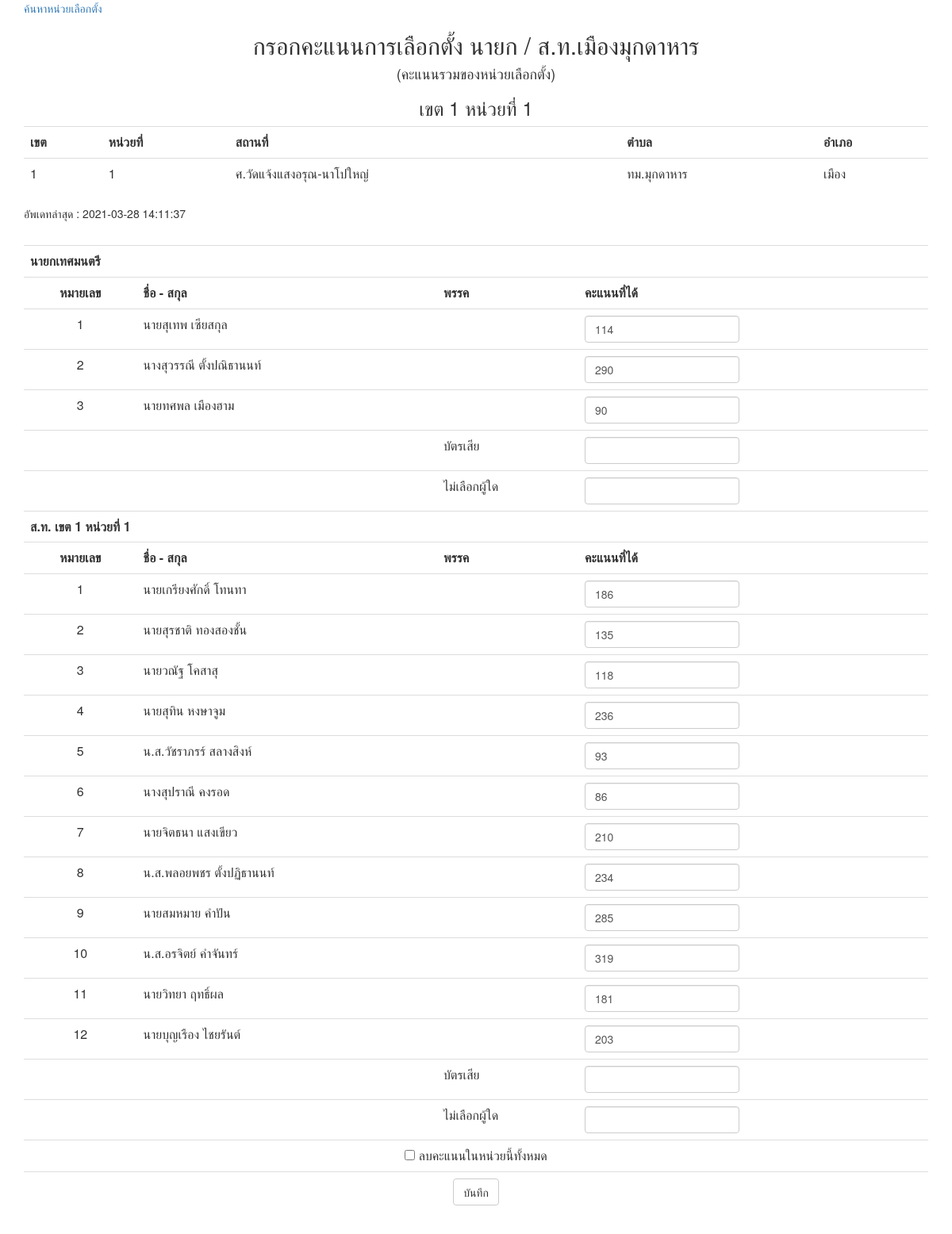
The app's page /survey-results.php?id_station=1 (signed in) with its own data.
### tables this page shows
CREATE TABLE `polling_station_muk` (
  `id` int(11) NOT NULL,
  `tambon` varchar(20) NOT NULL,
  `amper` varchar(20) NOT NULL,
  `zone` int(11) NOT NULL,
  `no_station` varchar(4) NOT NULL,
  `station` varchar(100) NOT NULL,
  `voters` int(4) NOT NULL,
  `voters_leader` int(4) NOT NULL,
  `score` text,
  `card_vote` varchar(255) DEFAULT NULL,
  `timestamp` timestamp NOT NULL DEFAULT CURRENT_TIMESTAMP ON UPDATE CURRENT_TIMESTAMP
);

CREATE TABLE `candidate_muk` (
  `id` int(11) NOT NULL,
  `name` varchar(60) NOT NULL,
  `zone` int(11) NOT NULL,
  `no_candidate` int(11) NOT NULL,
  `political_party` varchar(30) NOT NULL
);

### config.php (called while the page is built, shortened)
<?php
if ($_SESSION["table"]) {
  $table = $_SESSION["table"];
} else if ($_SESSION["display"]) {
  $table = $_SESSION["display"];
} else {
  exit();
}
switch ($table) {
  case "_muk" :
    $place = "เมืองมุกดาหาร";
    $title = "คะแนนการเลือกตั้ง นายก / ส.ท." . $place;
    $titleLeader = " นายกเทศมนตรี";
    $titleAssistant = " ส.ท.";
    break;
  }
?>

### survey-results.php (the view, shortened to what this page needs)
<?php
include 'config.php';
include 'dbconnect.php';
$title = "กรอก".$title;
$subtitle = "คะแนนรวมของหน่วยเลือกตั้ง";
?>
<html>
 <head>
  <link href="https://maxcdn.bootstrapcdn.com/bootstrap/3.3.6/css/bootstrap.min.css" rel="stylesheet" />
  <link rel="stylesheet" href="https://cdnjs.cloudflare.com/ajax/libs/font-awesome/4.7.0/css/font-awesome.min.css">
 </head>
 <body>
  <div class="container">
    <a href="index-x.php">ค้นหาหน่วยเลือกตั้ง</a>
   <br />
   <h2 align="center"><?php echo $title; ?></h2>
   <h4 align="center"><?php echo "(" . $subtitle . ")"; ?></h4>
<?php
   $output = '';
   if(isset($_GET["id_station"])) {
    $search = mysqli_real_escape_string($conn, $_GET["id_station"]);
    $sql = "
     SELECT * FROM `polling_station" . $table . "` WHERE id = '$search'
     ";
   } else {
     exit();
   }
   $result = mysqli_query($conn, $sql);
   if(mysqli_num_rows($result) > 0)
   {
    $output .= '
    <div class="table-responsive">
      <table class="table">
       <tr>
       <th>เขต</th>
       <th>หน่วยที่</th>
       <th>สถานที่</th>
       <th>ตำบล</th>
       <th>อำเภอ</th>
       </tr>
    ';
    while($row = mysqli_fetch_array($result)) {
      $score_array = json_decode($row["score"],TRUE);
      $zone = $row["zone"];
      $no_station = $row["no_station"];
      echo '<h3 class="text-center">เขต ' . $zone . ' หน่วยที่ ' . $no_station . '</h3>';
     $output .= '
      <tr>
       <td class="center">'.$row["zone"].'</td>
       <td>'.$row["no_station"].'</td>
       <td>'.$row["station"].'</td>
       <td>'.$row["tambon"].'</td>
       <td>'.$row["amper"].'</td>
      </tr>
     ';
     $timestamp = $row["timestamp"];
     $jsonCardVote = $row["card_vote"];
    }
      $cardVote = json_decode($jsonCardVote, true);
      $output .= '</table>';
      $output .= '<p class="text-left">อัพเดทล่าสุด : '.$timestamp.'</p><br>';
    $sql = "SELECT * FROM `candidate" . $table . "` WHERE `zone` = 0 OR `zone` = $zone ORDER BY `zone`, `no_candidate` ASC";
    $result = mysqli_query($conn, $sql);
    if(mysqli_num_rows($result) > 0) {
      $output .= '
      <form class="form-inline" action="update_score.php" method="POST">
      <input type="hidden" id="polling_station_id" name="polling_station_id" value="'.$_GET["id_station"].'">
      <table class="table table-hover">
      ';
      while($row = mysqli_fetch_array($result)) {
        if ($score_array[$row['id']] > 0) {
          $placeholder_score = $score_array[$row['id']];
          $value_score = $score_array[$row['id']];
        } else {
          $placeholder_score = "0";
          $value_score = "0";
        }
        if ($titleHead != $row["zone"]){
          if (isset($titleHead)) {
            $output .= '
            <tr>
            <td colspan="2">&nbsp;</td>
            <td>บัตรเสีย</td>
            <td><input type="text" class="form-control" id="cardVote[0]" name="cardVote[0]" placeholder="' . $cardVote[0] . '" value="' . $cardVote[0] . '" autocomplete="off"></td>
            </tr>
            <tr>
            <td colspan="2">&nbsp;</td>
            <td>ไม่เลือกผู้ใด</td>
            <td><input type="text" class="form-control" id="cardVote[1]" name="cardVote[1]" placeholder="' . $cardVote[1] . '" value="' . $cardVote[1] . '" autocomplete="off"></td>
            </tr>
            ';
          }
          $titleHead = $row["zone"];
          $output .= '
          <tr>
            <td colspan="4"><strong>';
            if ($row["zone"] == 0) {
              $output .= $titleLeader;
            } else {
              $output .= $titleAssistant . ' เขต ' . $zone . ' หน่วยที่ ' . $no_station;
            }
          $output .= '</strong></td>
          </tr>
          <tr>
           <th style="text-align: center">หมายเลข</th>
           <th>ชื่อ - สกุล</th>
           <th>พรรค</th>
           <th>คะแนนที่ได้</th>
          </tr>
          ';
        }
       $output .= '
        <tr>
         <td style="text-align: center">'.$row["no_candidate"].'</td>
         <td>'.$row["name"].'</td>
         <td>'.$row["political_party"].'</td>
         <td>
         <input type="text" class="form-control" id="candidate_score['.$row["id"].']" name="candidate_score['.$row["id"].']" placeholder="'.$placeholder_score.'" value="'.$value_score.'" autocomplete="off">
         </td>
        </tr>
       ';
      }
      $output .= '
      <tr>
      <td colspan="2">&nbsp;</td>
      <td>บัตรเสีย</td>
      <td><input type="text" class="form-control" id="cardVote[2]" name="cardVote[2]" placeholder="' . $cardVote[2] . '" value="' . $cardVote[2] . '" autocomplete="off"></td>
      </tr>
      <tr>
      <td colspan="2">&nbsp;</td>
      <td>ไม่เลือกผู้ใด</td>
      <td><input type="text" class="form-control" id="cardVote[3]" name="cardVote[3]" placeholder="' . $cardVote[3] . '" value="' . $cardVote[3] . '" autocomplete="off"></td>
      </tr>
      ';
      $output .= '
      <tr><td colspan="4" style="text-align: center"><input type="checkbox" name="clear_score" value="1"> ลบคะแนนในหน่วยนี้ทั้งหมด<br></td></tr>
      <tr><td colspan="4" style="text-align: center"><button type="submit" class="btn btn-default">บันทึก</button></td></tr>
      </table></form>';
    }
    echo $output;
   }
   else
   {
    echo 'Data Not Found';
   }
?>
   <br />
  </div>
 </body>
</html>

### records on screen
polling_station_muk: zone "1", no_station "1", station "ศ.วัดแจ้งแสงอรุณ-นาโปใหญ่", tambon "ทม.มุกดาหาร", amper "เมือง", timestamp "2021-03-28 14:11:37", score "114", score "290", score "90", score "186", score "135", score "118", score "236", score "93", score "86", score "210", score "234", score "285", score "319", score "181", score "203"
candidate_muk: zone "นายกเทศมนตรี", shows "หมายเลข", no_candidate "1", name "นายสุเทพ เซียสกุล", zone.zone "ส.ท. เขต 1 หน่วยที่ 1"
candidate_muk: no_candidate "2", name "นางสุวรรณี ตั้งปณิธานนท์"
candidate_muk: no_candidate "3", name "นายทศพล เมืองฮาม"
candidate_muk: shows "หมายเลข", no_candidate "1", name "นายเกรียงศักดิ์ โทนทา"
candidate_muk: no_candidate "2", name "นายสุรชาติ ทองสองชั้น"
candidate_muk: no_candidate "3", name "นายวณัฐ โคสาสุ"
candidate_muk: no_candidate "4", name "นายสุทิน หงษาจูม"
candidate_muk: no_candidate "5", name "น.ส.วัชราภรร์ สลางสิงห์"
candidate_muk: no_candidate "6", name "นางสุปราณี คงรอด"
candidate_muk: no_candidate "7", name "นายจิตธนา แสงเขียว"
candidate_muk: no_candidate "8", name "น.ส.พลอยพชร ตั้งปฏิธานนท์"
candidate_muk: no_candidate "9", name "นายสมหมาย คำปัน"
candidate_muk: no_candidate "10", name "น.ส.อรจิตย์ คำจันทร์"
candidate_muk: no_candidate "11", name "นายวิทยา ฤทธิ์ผล"
candidate_muk: no_candidate "12", name "นายบุญเรือง ไชยรันต์"

### other values on screen
$title "กรอกคะแนนการเลือกตั้ง นายก / ส.ท.เมืองมุกดาหาร"
$subtitle "คะแนนรวมของหน่วยเลือกตั้ง"
